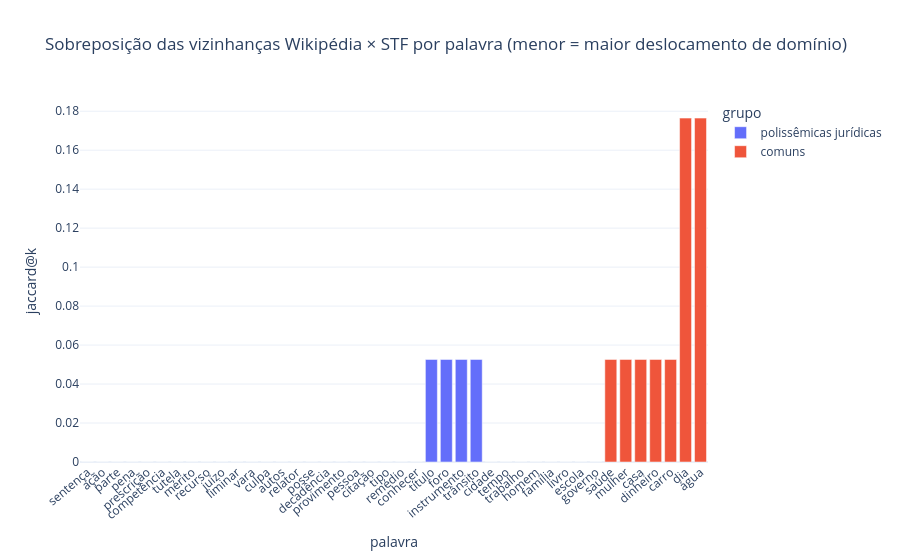

Notebook cell for this chart:
### Code cell
# Controle: palavras NÃO técnicas (frequentes nos dois corpora) devem ter mais sobreposição
comuns = [w for w in ["casa", "cidade", "tempo", "dia", "homem", "mulher", "trabalho", "família", "governo", "dinheiro", "saúde", "escola", "água", "carro", "livro"] if w in pt and w in leg]
ctrl = neighborhood_overlap(pt, leg, comuns, k=10)
glossa = {p[0]: p for p in LEGAL.polysemous}
print(f"Jaccard@10 médio — polissêmicas jurídicas: {shift['jaccard@k'].mean():.3f} | palavras comuns: {ctrl['jaccard@k'].mean():.3f}")
fig = px.bar(pd.concat([shift.assign(grupo="polissêmicas jurídicas"), ctrl.assign(grupo="comuns")]), x="palavra", y="jaccard@k", color="grupo", template="plotly_white",
             title="Sobreposição das vizinhanças Wikipédia × STF por palavra (menor = maior deslocamento de domínio)")
fig.update_layout(xaxis_tickangle=-40); fig.show()

### Figure 1 — Plotly figure (JSON) as saved in the notebook; plotly's stock layout.template omitted (floating-point values rounded to 4 significant figures)
{"data": [{"hovertemplate": "grupo=polissêmicas jurídicas<br>palavra=%{x}<br>jaccard@k=%{y}<extra></extra>", "legendgroup": "polissêmicas jurídicas", "marker": {"color": "#636efa", "pattern": {"shape": ""}}, "name": "polissêmicas jurídicas", "orientation": "v", "showlegend": true, "textposition": "auto", "type": "bar", "x": ["sentença", "ação", "parte", "pena", "prescrição", "competência", "tutela", "mérito", "recurso", "juízo", "liminar", "vara", "culpa", "autos", "relator", "posse", "decadência", "provimento", "pessoa", "citação", "tipo", "remédio", "conhecer", "título", "foro", "instrumento", "trânsito"], "xaxis": "x", "y": [0.0, 0.0, 0.0, 0.0, 0.0, 0.0, 0.0, 0.0, 0.0, 0.0, 0.0, 0.0, 0.0, 0.0, 0.0, 0.0, 0.0, 0.0, 0.0, 0.0, 0.0, 0.0, 0.0, 0.05263, 0.05263, 0.05263, 0.05263], "yaxis": "y"}, {"hovertemplate": "grupo=comuns<br>palavra=%{x}<br>jaccard@k=%{y}<extra></extra>", "legendgroup": "comuns", "marker": {"color": "#EF553B", "pattern": {"shape": ""}}, "name": "comuns", "orientation": "v", "showlegend": true, "textposition": "auto", "type": "bar", "x": ["cidade", "tempo", "trabalho", "homem", "família", "livro", "escola", "governo", "saúde", "mulher", "casa", "dinheiro", "carro", "dia", "água"], "xaxis": "x", "y": [0.0, 0.0, 0.0, 0.0, 0.0, 0.0, 0.0, 0.0, 0.05263, 0.05263, 0.05263, 0.05263, 0.05263, 0.1765, 0.1765], "yaxis": "y"}], "layout": {"barmode": "relative", "legend": {"title": {"text": "grupo"}, "tracegroupgap": 0}, "title": {"text": "Sobreposição das vizinhanças Wikipédia × STF por palavra (menor = maior deslocamento de domínio)"}, "xaxis": {"anchor": "y", "domain": [0.0, 1.0], "tickangle": -40, "title": {"text": "palavra"}}, "yaxis": {"anchor": "x", "domain": [0.0, 1.0], "title": {"text": "jaccard@k"}}}}
